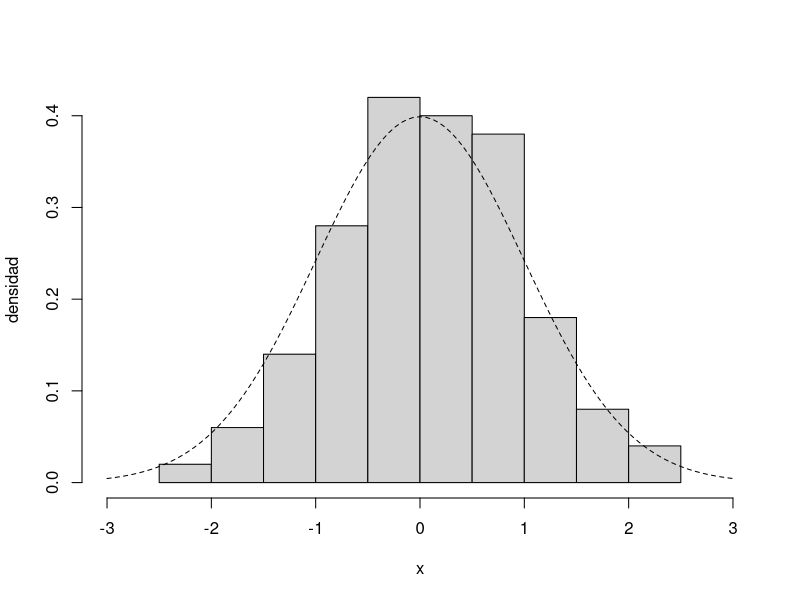
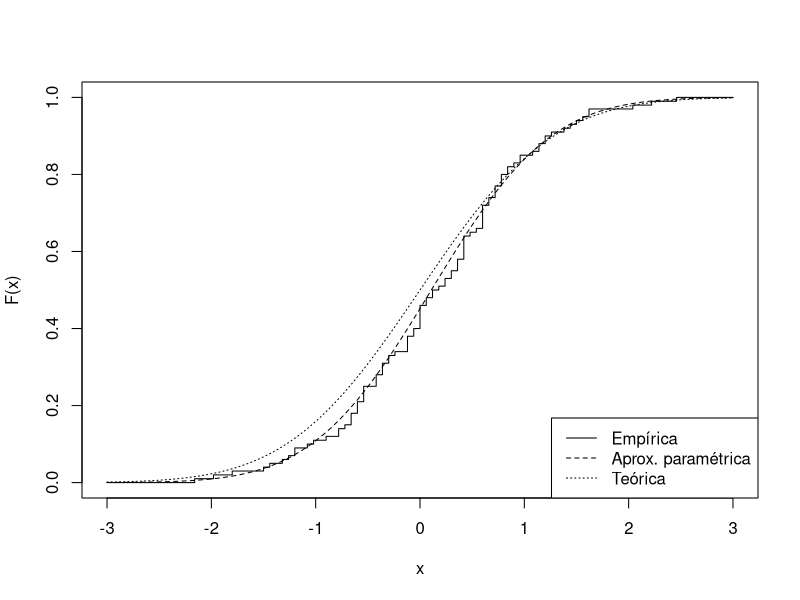
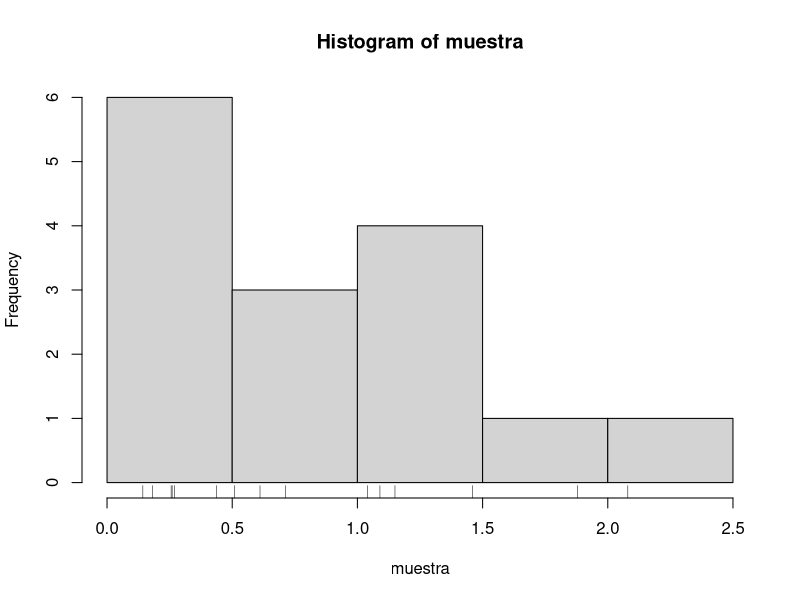
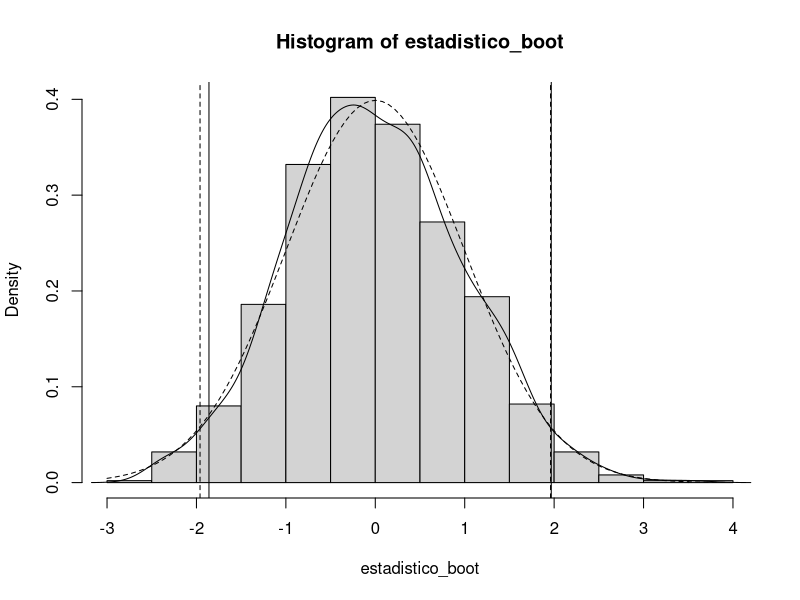
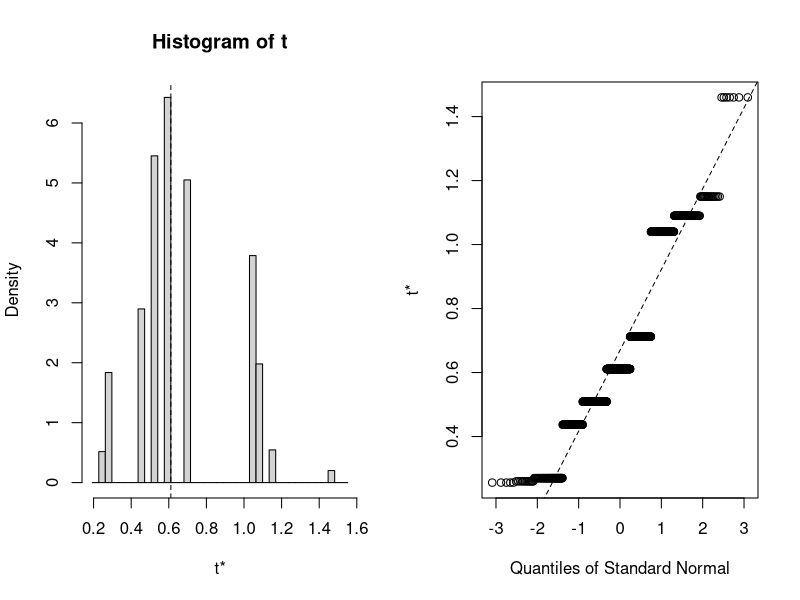

These figures' R source, in order:
## ---- chunk 1

## ---- chunk 2
set.seed(1)
muestra <- rnorm(100)
hist(muestra, freq = FALSE, xlim = c(-3, 3),
     main = '', xlab = 'x', ylab = 'densidad')
curve(dnorm, lty = 2, add = TRUE)
## ---- chunk 3
# Distribución bootstrap uniforme
curve(ecdf(muestra)(x), xlim = c(-3, 3), ylab = "F(x)", type = "s")
# Distribución bootstrap paramétrico (asumiendo normalidad)
curve(pnorm(x, mean(muestra), sd(muestra)), lty = 2, add = TRUE)
# Distribución teórica
curve(pnorm, lty = 3, add = TRUE)
legend("bottomright", legend = c("Empírica", "Aprox. paramétrica", "Teórica"), lty = 1:3)
## ---- chunk 4
set.seed(1)
n <- length(muestra)
u <- runif(n)
muestra_boot <- muestra[floor(n*u) + 1]
head(muestra_boot)
## ---- chunk 5
muestra_boot <- sample(muestra, replace = TRUE)
head(muestra_boot)
## ---- chunk 6
data(iris)
str(iris)
n <- nrow(iris)
# i_boot <- floor(n*runif(n)) + 1
# i_boot <- sample.int(n, replace = TRUE)
i_boot <- sample(n, replace = TRUE)
data_boot <- iris[i_boot, ]
str(data_boot)
## ---- chunk 7
muestra <- c(0.143, 0.182, 0.256, 0.26, 0.27, 0.437, 0.509, 
    0.611, 0.712, 1.04, 1.09, 1.15, 1.46, 1.88, 2.08)
sigma <- 0.6
summary(muestra)
sd(muestra)
hist(muestra)
rug(muestra)

## ---- chunk 8
alfa <- 0.05
x_barra <- mean(muestra)
z <- qnorm(1 - alfa/2)
ic_inf <- x_barra - z*sigma/sqrt(n)
ic_sup <- x_barra + z*sigma/sqrt(n)
IC <- c(ic_inf, ic_sup)
IC
## ---- chunk 9
set.seed(1)
B <- 1000
estadistico_boot <- numeric(B)
for (k in 1:B) {
    remuestra <- sample(muestra, n, replace = TRUE)
    x_barra_boot <- mean(remuestra)
    estadistico_boot[k] <- sqrt(n) * (x_barra_boot - x_barra)/sigma
}
## ---- chunk 10
# Empleando la distribución empírica del estadístico bootstrap: 
estadistico_boot_ordenado <- sort(estadistico_boot)
indice_inf <- floor(B * alfa/2)
indice_sup <- floor(B * (1 - alfa/2))
pto_crit <- estadistico_boot_ordenado[c(indice_inf, indice_sup)]
# Empleando la función `quantile`:
# pto_crit <- quantile(estadistico_boot, c(alfa/2, 1 - alfa/2), type = 1)
pto_crit <- quantile(estadistico_boot, c(alfa/2, 1 - alfa/2))
pto_crit
## ---- chunk 11
# Construcción del IC
ic_inf_boot <- x_barra - pto_crit[2] * sigma/sqrt(n)
ic_sup_boot <- x_barra - pto_crit[1] * sigma/sqrt(n)
IC_boot <- c(ic_inf_boot, ic_sup_boot)
names(IC_boot) <- paste0(100*c(alfa/2, 1-alfa/2), "%") # rev(names(IC_boot))
IC_boot
## ---- chunk 12
hist(estadistico_boot, freq = FALSE)
lines(density(estadistico_boot))
abline(v = pto_crit)
curve(dnorm, lty = 2, add = TRUE)
abline(v = c(-z, z), lty = 2)
## ---- chunk 13
# Remuestreo
B <- 1000
estadistico_boot <- numeric(B)
coeficiente <- sigma/sd(muestra)
muestra_perturbada <- x_barra + coeficiente * (muestra - x_barra)
for (k in 1:B) {
  remuestra <- sample(muestra_perturbada, n, replace = TRUE)
  x_barra_boot <- mean(remuestra)
  estadistico_boot[k] <- sqrt(n) * (x_barra_boot - x_barra)/sigma
}

# Aproximación bootstrap de los ptos críticos
pto_crit <- quantile(estadistico_boot, c(alfa/2, 1 - alfa/2))
# Construcción del IC
ic_inf_boot <- x_barra - pto_crit[2] * sigma/sqrt(n)
ic_sup_boot <- x_barra - pto_crit[1] * sigma/sqrt(n)
IC_boot <- c(ic_inf_boot, ic_sup_boot)
names(IC_boot) <- paste0(100*c(alfa/2, 1-alfa/2), "%")
IC_boot
## ---- chunk 14
x_mediana<- median(muestra)

# Remuestreo
B <- 1000
estadistico_boot <- numeric(B)
coeficiente <- sigma/sd(muestra)
for (k in 1:B) {
  remuestra <- sample(muestra, n, replace = TRUE)
  x_mediana_boot <- median(remuestra)
  estadistico_boot[k] <- sqrt(n) * (x_mediana_boot - x_mediana)
}

# Aproximación bootstrap de los ptos críticos
pto_crit <- quantile(estadistico_boot, c(alfa/2, 1 - alfa/2))
# Construcción del IC
ic_inf_boot <- x_mediana - pto_crit[2]/sqrt(n)
ic_sup_boot <- x_mediana - pto_crit[1]/sqrt(n)
IC_boot <- c(ic_inf_boot, ic_sup_boot)
names(IC_boot) <- paste0(100*c(alfa/2, 1-alfa/2), "%")
IC_boot
## ---- chunk 15
muestra <- c(0.143, 0.182, 0.256, 0.26, 0.27, 0.437, 0.509, 
             0.611, 0.712, 1.04, 1.09, 1.15, 1.46, 1.88, 2.08)
n <- length(muestra)
alfa <- 0.05
x_barra <- mean(muestra)
cuasi_dt <- sd(muestra)

# Remuestreo
set.seed(1)
B <- 1000
remuestra <- numeric(n)
estadistico_boot <- numeric(B)
for (k in 1:B) {
  remuestra <- sample(muestra, n, replace = TRUE)
  x_barra_boot <- mean(remuestra)
  cuasi_dt_boot <- sd(remuestra)
  estadistico_boot[k] <- sqrt(n) * (x_barra_boot - x_barra)/cuasi_dt_boot
}

# Aproximación bootstrap de los ptos críticos
pto_crit <- quantile(estadistico_boot, c(alfa/2, 1 - alfa/2))

# Construcción del IC
ic_inf_boot <- x_barra - pto_crit[2] * cuasi_dt/sqrt(n)
ic_sup_boot <- x_barra - pto_crit[1] * cuasi_dt/sqrt(n)
IC_boot <- c(ic_inf_boot, ic_sup_boot)
names(IC_boot) <- paste0(100*c(alfa/2, 1-alfa/2), "%")
IC_boot
## ---- chunk 16
#' @param x vector que contiene la muestra.
#' @param B número de réplicas bootstrap.
#' @param statistic función que calcula el estadístico.
boot.strap0 <- function(x, B=1000, statistic=mean){
  ndat <- length(x)
  x.boot <- sample(x, ndat*B, replace=TRUE)
  x.boot <- matrix(x.boot, ncol=B, nrow=ndat)
  stat.boot <- apply(x.boot, 2, statistic)
}
## ---- chunk 17
fstatistic <- function(x){
  #  mean(x)
  #  mean(x, trim=0.2)
  median(x)
  #  max(x)
}

B <- 1000
set.seed(1)
stat.dat <- fstatistic(muestra)
stat.boot <- boot.strap0(muestra, B, fstatistic)

res.boot <- c(stat.dat, mean(stat.boot)-stat.dat, sd(stat.boot))
names(res.boot) <- c("Estadístico", "Sesgo", "Error Std.")
res.boot
## ---- chunk 18
#' @param datos vector, matriz o data.frame que contiene los datos.
#' @param B número de réplicas bootstrap.
#' @param statistic función con al menos dos parámetros, 
#' los datos y el vector de índices de remuestreo, 
#' y que devuelve el vector de estadísticos.
#' @param ... parámetros adicionales de la función statistic.
boot.strap <- function(datos, B=1000, statistic, ...) {
  ndat <- NROW(datos)
  i.boot <- sample(ndat, ndat*B, replace=TRUE)
  i.boot <- matrix(i.boot, ncol=B, nrow=ndat)
  stat.boot <- drop(apply(i.boot, 2, function(i) statistic(datos, i, ...)))
}
## ---- chunk 19
library(boot)
muestra <- c(0.143, 0.182, 0.256, 0.26, 0.27, 0.437, 0.509, 
             0.611, 0.712, 1.04, 1.09, 1.15, 1.46, 1.88, 2.08)

statistic <- function(data, i){
  # remuestra <- data[i]; median(remuestra)
  median(data[i])
}

set.seed(1)
res.boot <- boot(muestra, statistic, R = 1000)
## ---- chunk 20
names(res.boot)
## ---- chunk 21
res.boot
## ---- chunk 22
plot(res.boot)
## ---- chunk 23
library(boot)
muestra <- c(0.143, 0.182, 0.256, 0.26, 0.27, 0.437, 0.509, 
             0.611, 0.712, 1.04, 1.09, 1.15, 1.46, 1.88, 2.08)

statistic <- function(data, i){
  remuestra <- data[i]
  c(mean(remuestra), var(remuestra)/length(remuestra))
}

set.seed(1)
res.boot <- boot(muestra, statistic, R = 1000)
res.boot
boot.ci(res.boot)
